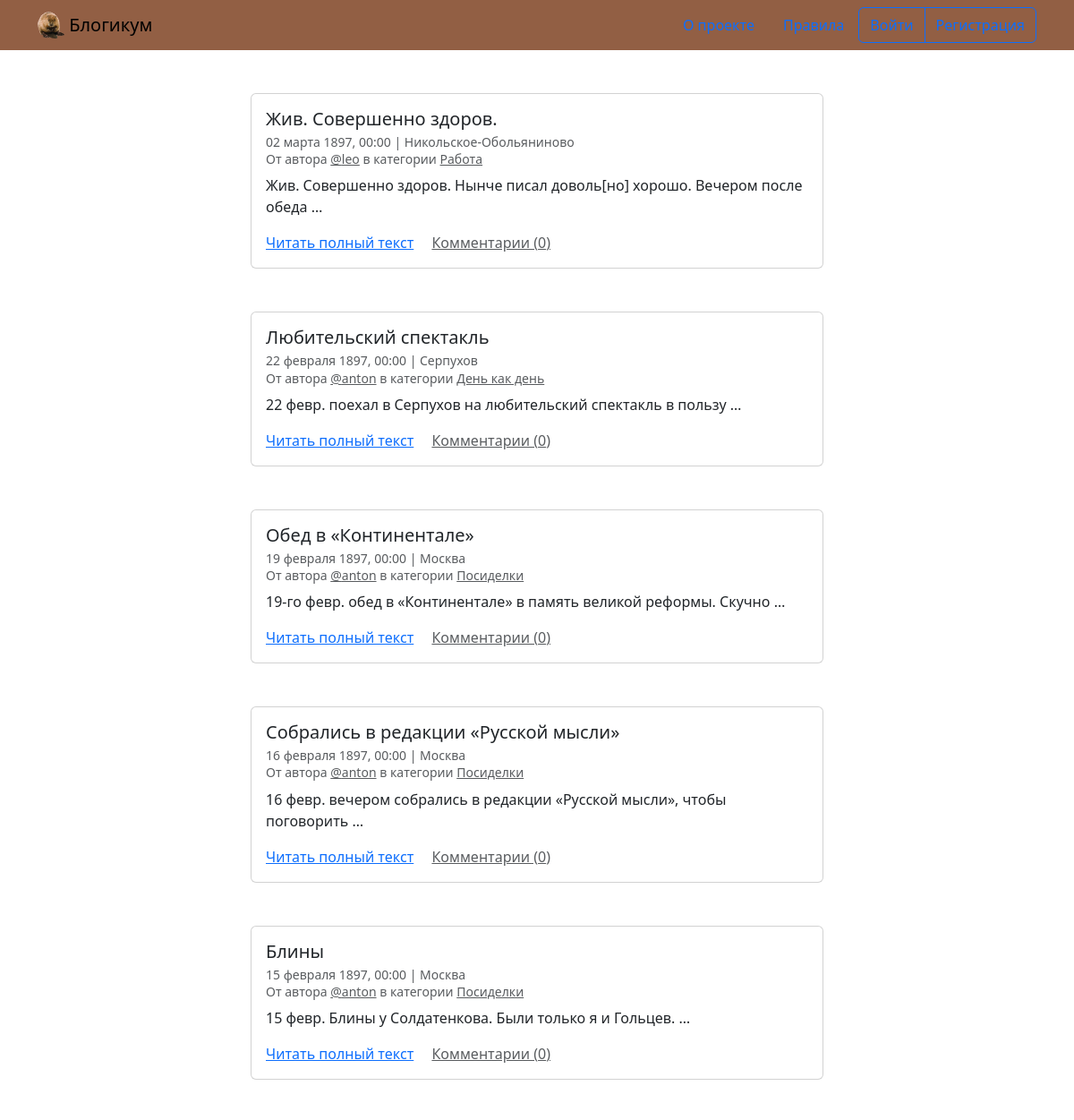
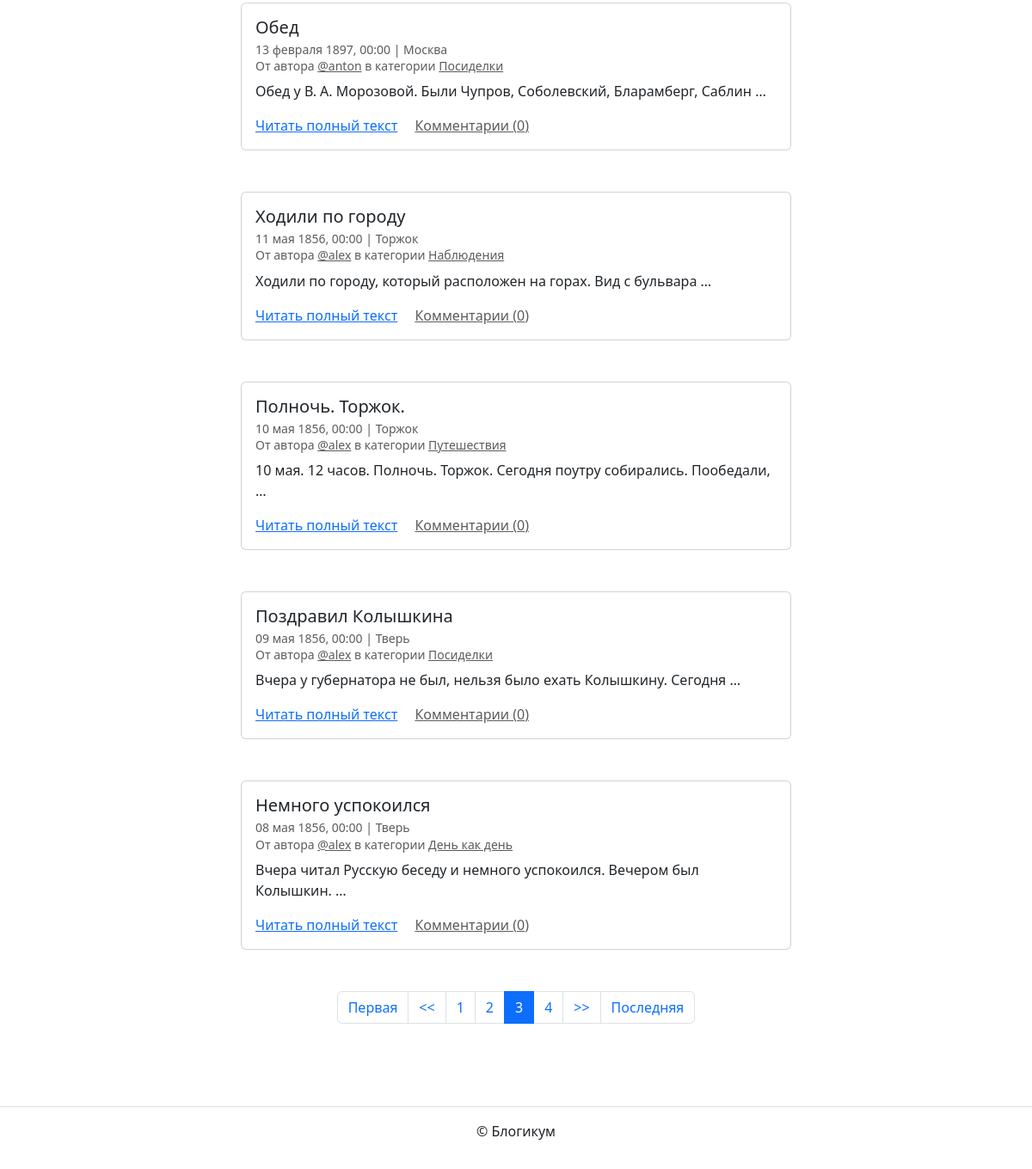
/?page=3, run on the app's committed database (2 pictures, top to bottom).
### blog/models.py (models this page shows, shortened)
class Post(TimeStampedModel):
    title = models.CharField(
        "Заголовок",
        max_length=256,
        blank=False,
    )
    text = models.TextField("Текст", blank=False)
    pub_date = models.DateTimeField(
        "Дата и время публикации",
        blank=False,
        help_text=(
            "Если установить дату и время в "
            "будущем — можно делать отложенные публикации."
        ),
    )
    author = models.ForeignKey(
        User,
        on_delete=models.CASCADE,
        blank=False,
        verbose_name="Автор публикации",
        related_name="posts",
    )
    location = models.ForeignKey(
        "Location",
        null=True,
        on_delete=models.SET_NULL,
        blank=True,
        verbose_name="Местоположение",
        related_name="posts",
    )
    category = models.ForeignKey(
        "Category",
        null=True,
        on_delete=models.SET_NULL,
        blank=False,
        verbose_name="Категория",
        related_name="posts",
    )
    image = models.ImageField(
        "Картинка",
        upload_to="media/",
        blank=True,
    )
    class Meta:
        verbose_name = "публикация"
        verbose_name_plural = "Публикации"

class Location(TimeStampedModel):
    name = models.CharField(
        "Название места",
        max_length=256,
        blank=False,
    )
    class Meta:
        verbose_name = "местоположение"
        verbose_name_plural = "Местоположения"

class Category(TimeStampedModel):
    title = models.CharField(
        "Заголовок",
        max_length=512,
        blank=False,
    )
    description = models.TextField(
        "Описание",
        blank=False,
    )
    slug = models.SlugField(
        "Идентификатор",
        unique=True,
        blank=False,
        help_text=(
            "Идентификатор страницы для URL; разрешены "
            "символы латиницы, цифры, дефис и подчёркивание."
        ),
    )
    class Meta:
        verbose_name = "категория"
        verbose_name_plural = "Категории"

### blog/views.py (the view)
class PostListView(ListView):
    model = Post
    template_name = "blog/index.html"
    context_object_name = "posts"
    paginate_by = POSTS_PER_PAGE
    def get_queryset(self):
        queryset = (
            Post.objects.filter(
                is_published=True,
                category__is_published=True,
                pub_date__lte=NOW,
            )
            .annotate(comment_count=Count("comments"))
            .order_by("-pub_date")
        )
        return queryset

### templates/blog/index.html (shortened to what this page needs)
{% extends "base.html" %}
{% block content %}
  {% for post in page_obj %}
    <article class="mb-5">
      {% include "includes/post_card.html" %}
    </article>
  {% endfor %}
  {% include "includes/paginator.html" %}
{% endblock %}

### templates/includes/post_card.html (shortened to what this page needs)
<div class="col d-flex justify-content-center">
  <div class="card" style="width: 40rem;">
    <div class="card-body">
      <h5 class="card-title">{{ post.title }}</h5>
      <h6 class="card-subtitle mb-2 text-muted">
        <small>
          {{ post.pub_date|date:"d E Y, H:i" }} | {% if post.location and post.location.is_published %}{{ post.location.name }}{% else %}Планета Земля{% endif %}<br>
          От автора <a class="text-muted" href="{% url 'blog:profile' post.author %}">@{{ post.author.username }}</a> в
          категории {% include "includes/category_link.html" %}
        </small>
      </h6>
      <p class="card-text">{{ post.text|truncatewords:10 }}</p>
      <a href="{% url 'blog:post_detail' post.id %}" class="card-link">Читать полный текст</a>
      <a href="{% url 'blog:post_detail' post.id %}" class="card-link text-muted">Комментарии ({{ post.comment_count }})</a>
    </div>
  </div>
</div>

### templates/includes/category_link.html
<a class="text-muted" href="{% url 'blog:category_posts' post.category.slug %}">
  {{ post.category.title }}
</a>

### data on the page
Post: title "Жив. Совершенно здоров.", pub_date "02 марта 1897, 00:00", location.name "Никольское-Обольяниново", author.username "leo", category "Работа", text "Жив. Совершенно здоров. Нынче писал доволь[но] хорошо. Вечером после обеда …", comment_count "0"
Post: title "Любительский спектакль", pub_date "22 февраля 1897, 00:00", location.name "Серпухов", author.username "anton", category "День как день", text "22 февр. поехал в Серпухов на любительский спектакль в пользу …", comment_count "0"
Post: title "Обед в «Континентале»", pub_date "19 февраля 1897, 00:00", location.name "Москва", author.username "anton", category "Посиделки", text "19-го февр. обед в «Континентале» в память великой реформы. Скучно …", comment_count "0"
Post: title "Собрались в редакции «Русской мысли»", pub_date "16 февраля 1897, 00:00", location.name "Москва", author.username "anton", category "Посиделки", text "16 февр. вечером собрались в редакции «Русской мысли», чтобы поговорить …", comment_count "0"
Post: title "Блины", pub_date "15 февраля 1897, 00:00", location.name "Москва", author.username "anton", category "Посиделки", text "15 февр. Блины у Солдатенкова. Были только я и Гольцев. …", comment_count "0"
Post: title "Обед", pub_date "13 февраля 1897, 00:00", location.name "Москва", author.username "anton", category "Посиделки", text "Обед у В. А. Морозовой. Были Чупров, Соболевский, Бларамберг, Саблин …", comment_count "0"
Post: title "Ходили по городу", pub_date "11 мая 1856, 00:00", location.name "Торжок", author.username "alex", category "Наблюдения", text "Ходили по городу, который расположен на горах. Вид с бульвара …", comment_count "0"
Post: title "Полночь. Торжок.", pub_date "10 мая 1856, 00:00", location.name "Торжок", author.username "alex", category "Путешествия", text "10 мая. 12 часов. Полночь. Торжок. Сегодня поутру собирались. Пообедали, …", comment_count "0"
Post: title "Поздравил Колышкина", pub_date "09 мая 1856, 00:00", location.name "Тверь", author.username "alex", category "Посиделки", text "Вчера у губернатора не был, нельзя было ехать Колышкину. Сегодня …", comment_count "0"
Post: title "Немного успокоился", pub_date "08 мая 1856, 00:00", location.name "Тверь", author.username "alex", category "День как день", text "Вчера читал Русскую беседу и немного успокоился. Вечером был Колышкин. …", comment_count "0"

### other printed values
{{ i }} "1" "2" "4"
{{ i }} "3"
